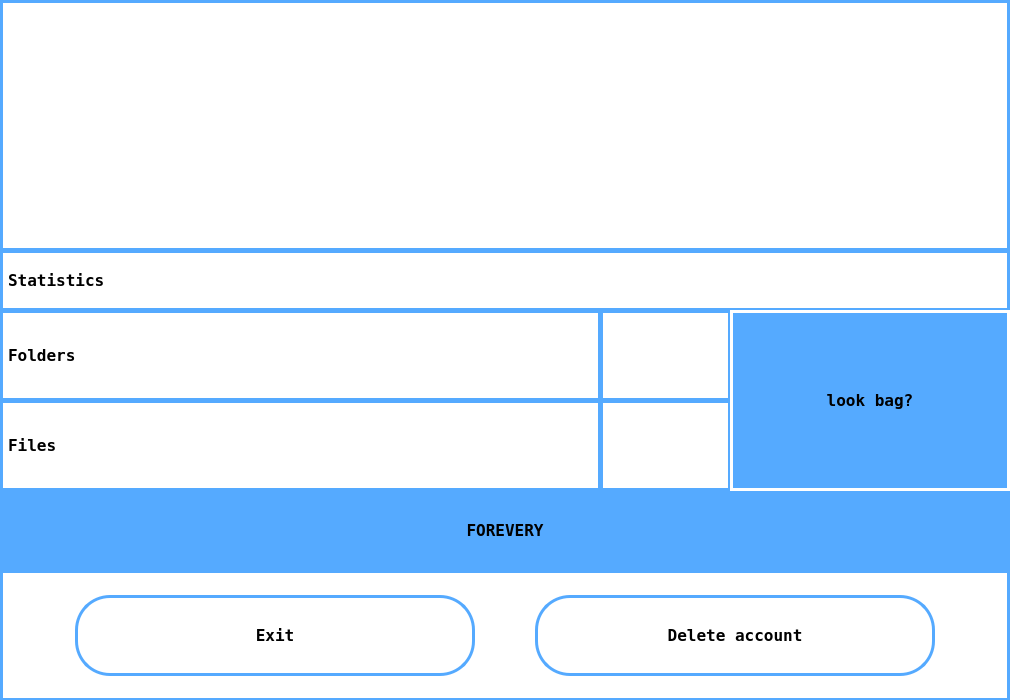
<?xml version="1.0" encoding="UTF-8"?>
<ui version="4.0">
 <class>MainWindow</class>
 <widget class="QMainWindow" name="MainWindow">
  <property name="geometry">
   <rect>
    <x>0</x>
    <y>0</y>
    <width>1010</width>
    <height>700</height>
   </rect>
  </property>
  <property name="cursor">
   <cursorShape>ArrowCursor</cursorShape>
  </property>
  <property name="windowTitle">
   <string>MainWindow</string>
  </property>
  <property name="styleSheet">
   <string notr="true">background: rgb(255, 255, 255);
border: 3px solid rgb(85, 170, 255);</string>
  </property>
  <property name="iconSize">
   <size>
    <width>0</width>
    <height>631</height>
   </size>
  </property>
  <widget class="QWidget" name="centralwidget">
   <widget class="QFrame" name="frame">
    <property name="geometry">
     <rect>
      <x>0</x>
      <y>570</y>
      <width>1010</width>
      <height>131</height>
     </rect>
    </property>
    <property name="frameShape">
     <enum>QFrame::StyledPanel</enum>
    </property>
    <property name="frameShadow">
     <enum>QFrame::Raised</enum>
    </property>
    <widget class="QPushButton" name="deleteaccount">
     <property name="geometry">
      <rect>
       <x>535</x>
       <y>25</y>
       <width>400</width>
       <height>81</height>
      </rect>
     </property>
     <property name="font">
      <font>
       <family>Terminal</family>
       <pointsize>12</pointsize>
       <weight>75</weight>
       <bold>true</bold>
      </font>
     </property>
     <property name="styleSheet">
      <string notr="true">QPushButton{
background: rgb(255, 255, 255);
border: 3px solid rgb(85, 170, 255);
border-radius: 35;
}
QPushButton:hover{
background: rgb(255, 30, 0);
border: 3px solid rgb(255, 255, 255);
border-radius: 35;
}</string>
     </property>
     <property name="text">
      <string>Delete account</string>
     </property>
    </widget>
    <widget class="QPushButton" name="exitto">
     <property name="geometry">
      <rect>
       <x>75</x>
       <y>25</y>
       <width>400</width>
       <height>81</height>
      </rect>
     </property>
     <property name="font">
      <font>
       <family>Terminal</family>
       <pointsize>12</pointsize>
       <weight>75</weight>
       <bold>true</bold>
      </font>
     </property>
     <property name="styleSheet">
      <string notr="true">QPushButton{
background: rgb(255, 255, 255);
border: 3px solid rgb(85, 170, 255);
border-radius: 35;
}
QPushButton:hover{
background: rgb(255, 30, 0);
border: 3px solid rgb(255, 255, 255);
border-radius: 35;
}</string>
     </property>
     <property name="text">
      <string>Exit</string>
     </property>
    </widget>
   </widget>
   <widget class="QLabel" name="label">
    <property name="geometry">
     <rect>
      <x>0</x>
      <y>250</y>
      <width>1010</width>
      <height>61</height>
     </rect>
    </property>
    <property name="font">
     <font>
      <family>Terminal</family>
      <pointsize>12</pointsize>
      <weight>75</weight>
      <bold>true</bold>
     </font>
    </property>
    <property name="text">
     <string>Statistics</string>
    </property>
   </widget>
   <widget class="QLabel" name="label_2">
    <property name="geometry">
     <rect>
      <x>0</x>
      <y>0</y>
      <width>1010</width>
      <height>251</height>
     </rect>
    </property>
    <property name="text">
     <string/>
    </property>
    <property name="pixmap">
     <pixmap>../../Downloads/LsFa65aRXJI.jpg</pixmap>
    </property>
    <property name="scaledContents">
     <bool>true</bool>
    </property>
    <property name="wordWrap">
     <bool>false</bool>
    </property>
   </widget>
   <widget class="QLabel" name="all_folder">
    <property name="geometry">
     <rect>
      <x>0</x>
      <y>310</y>
      <width>601</width>
      <height>91</height>
     </rect>
    </property>
    <property name="font">
     <font>
      <family>Terminal</family>
      <pointsize>12</pointsize>
      <weight>75</weight>
      <bold>true</bold>
     </font>
    </property>
    <property name="text">
     <string>Folders</string>
    </property>
   </widget>
   <widget class="QLabel" name="all_files">
    <property name="geometry">
     <rect>
      <x>0</x>
      <y>400</y>
      <width>601</width>
      <height>91</height>
     </rect>
    </property>
    <property name="font">
     <font>
      <family>Terminal</family>
      <pointsize>12</pointsize>
      <weight>75</weight>
      <bold>true</bold>
     </font>
    </property>
    <property name="text">
     <string>Files</string>
    </property>
   </widget>
   <widget class="QPushButton" name="Forevery">
    <property name="geometry">
     <rect>
      <x>0</x>
      <y>490</y>
      <width>1010</width>
      <height>81</height>
     </rect>
    </property>
    <property name="font">
     <font>
      <family>Terminal</family>
      <pointsize>12</pointsize>
      <weight>75</weight>
      <bold>true</bold>
     </font>
    </property>
    <property name="styleSheet">
     <string notr="true">background: rgb(85, 170, 255);
border: 3px solid rgb(85, 170, 255);</string>
    </property>
    <property name="text">
     <string>FOREVERY</string>
    </property>
   </widget>
   <widget class="QLabel" name="count_folders">
    <property name="geometry">
     <rect>
      <x>600</x>
      <y>310</y>
      <width>131</width>
      <height>91</height>
     </rect>
    </property>
    <property name="font">
     <font>
      <family>Terminal</family>
      <pointsize>12</pointsize>
      <weight>75</weight>
      <bold>true</bold>
     </font>
    </property>
    <property name="text">
     <string/>
    </property>
   </widget>
   <widget class="QLabel" name="count_files">
    <property name="geometry">
     <rect>
      <x>600</x>
      <y>400</y>
      <width>131</width>
      <height>91</height>
     </rect>
    </property>
    <property name="font">
     <font>
      <family>Terminal</family>
      <pointsize>12</pointsize>
      <weight>75</weight>
      <bold>true</bold>
     </font>
    </property>
    <property name="text">
     <string/>
    </property>
   </widget>
   <widget class="QPushButton" name="baglook">
    <property name="geometry">
     <rect>
      <x>730</x>
      <y>310</y>
      <width>280</width>
      <height>181</height>
     </rect>
    </property>
    <property name="font">
     <font>
      <family>Terminal</family>
      <pointsize>12</pointsize>
      <weight>75</weight>
      <bold>true</bold>
     </font>
    </property>
    <property name="styleSheet">
     <string notr="true">background: rgb(85, 170, 255);
border: 3px solid rgb(255, 255, 255);</string>
    </property>
    <property name="text">
     <string>look bag?</string>
    </property>
   </widget>
  </widget>
 </widget>
 <resources/>
 <connections/>
</ui>
